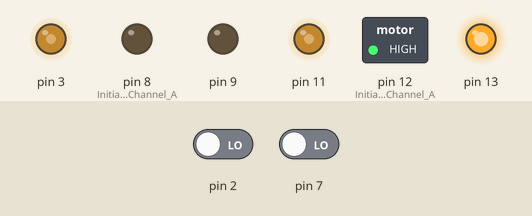
Recording of a sketch running on a simulated Arduino Uno, built with avr-gcc and run on an emulated ATmega328P. On the bench: switched loads named in the sketch (green lamp = pin HIGH), output pins drawn as LEDs (lit = HIGH). The test bench sets the inputs (shaded band); at power-on: pin 2 LOW, pin 7 LOW.

Above: at 1.2 s.
1.3 s: pin 2 driven HIGH
At 2.2 s:
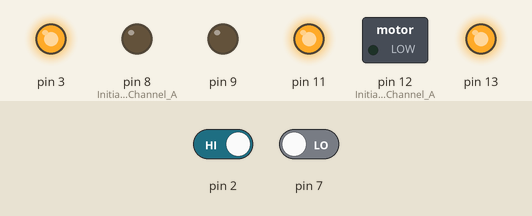
2.8 s: pin 7 driven HIGH
At 3.4 s:
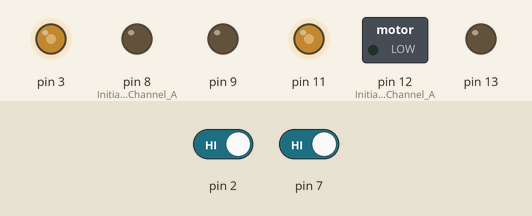
4.3 s: pin 2 driven LOW
At 5.5 s:
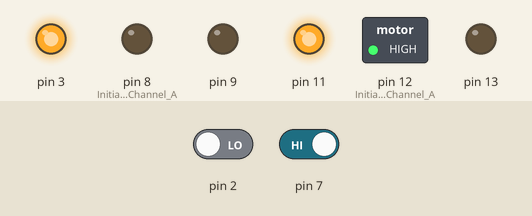
5.8 s: pin 7 driven LOW
At 6.9 s:
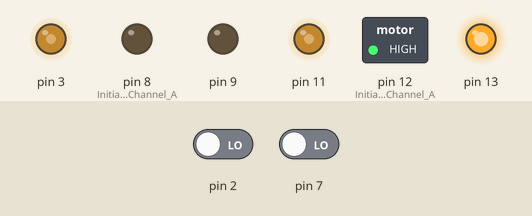
Timing chart, 0 to 8.3 s (numbered marks = the images above; inputs shaded):
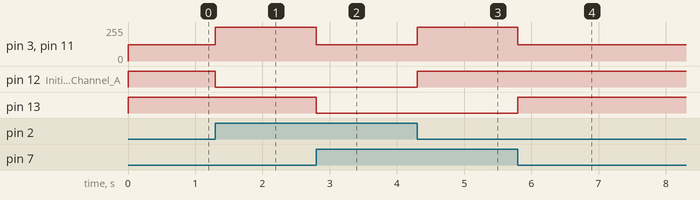

Measured:
- after the input at 1.3 s, pin 3, pin 11: 123/255 → 255/255 at once; pin 12 (Initiates_Motor_Channel_A): HIGH → LOW at once
- after the input at 2.8 s, pin 3, pin 11: 255/255 → 123/255 at once; pin 13: HIGH → LOW at once
- after the input at 4.3 s, pin 3, pin 11: 123/255 → 255/255 at once; pin 12 (Initiates_Motor_Channel_A): LOW → HIGH at once
- after the input at 5.8 s, pin 3, pin 11: 255/255 → 123/255 at once; pin 13: LOW → HIGH at once

The sketch:

ATELIER1_EX4.ino
```cpp
bool capteur1,capteur2;
void setup() {
  pinMode (7, INPUT);
    pinMode (2, INPUT);

//Setup Channel A
pinMode(12, OUTPUT); //Initiates Motor Channel A pin
pinMode(13, OUTPUT);
pinMode(9, OUTPUT);
pinMode(8, OUTPUT);//Initiates Brake Channel A pin
}
void loop(){
  capteur1 = digitalRead(2),capteur2=digitalRead(7);
 //backward
  if (capteur1 && capteur2){
    digitalWrite(12, LOW);
    digitalWrite(13, LOW);
    analogWrite(3, 123);
    analogWrite(11, 123);
  }

  //ROTATION
  else if (capteur2 == HIGH) {
    digitalWrite(12, HIGH);
    digitalWrite(13, LOW);
    analogWrite(3, 255);
    analogWrite(11, 255);
  }

  //ROTATION
  else if  (capteur1 == HIGH) {

    digitalWrite(12, LOW);
    digitalWrite(13, HIGH);
    analogWrite(3, 255);
    analogWrite(11, 255);

  }
 //FORWARD
  else {
    digitalWrite(12, HIGH);
    digitalWrite(13, HIGH);
    digitalWrite(9, LOW);
    digitalWrite(8, LOW);
    analogWrite(3, 123);
    analogWrite(11, 123);
  }

}
```
